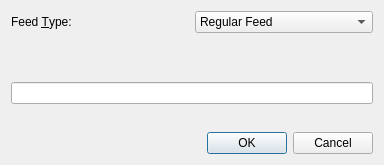
<ui version="4.0" >
 <class>Dialog</class>
 <widget class="QDialog" name="Dialog" >
  <property name="geometry" >
   <rect>
    <x>0</x>
    <y>0</y>
    <width>384</width>
    <height>165</height>
   </rect>
  </property>
  <property name="windowTitle" >
   <string>New Feed - uRSSus</string>
  </property>
  <property name="windowIcon" >
   <iconset resource="../images/icons.qrc" >
    <normaloff>:/urssus.svg</normaloff>:/urssus.svg</iconset>
  </property>
  <layout class="QVBoxLayout" name="verticalLayout" >
   <item>
    <layout class="QHBoxLayout" name="horizontalLayout" >
     <item>
      <widget class="QLabel" name="label_2" >
       <property name="text" >
        <string>Feed &amp;Type:</string>
       </property>
       <property name="buddy" >
        <cstring>feedType</cstring>
       </property>
      </widget>
     </item>
     <item>
      <widget class="QComboBox" name="feedType" >
       <item>
        <property name="text" >
         <string>Regular Feed</string>
        </property>
       </item>
       <item>
        <property name="text" >
         <string>Google News Feed</string>
        </property>
       </item>
       <item>
        <property name="text" >
         <string>Bloglines Search</string>
        </property>
       </item>
      </widget>
     </item>
    </layout>
   </item>
   <item>
    <widget class="QLabel" name="label" >
     <property name="text" >
      <string/>
     </property>
     <property name="textFormat" >
      <enum>Qt::RichText</enum>
     </property>
     <property name="wordWrap" >
      <bool>true</bool>
     </property>
    </widget>
   </item>
   <item>
    <spacer name="verticalSpacer_2" >
     <property name="orientation" >
      <enum>Qt::Vertical</enum>
     </property>
     <property name="sizeHint" stdset="0" >
      <size>
       <width>20</width>
       <height>20</height>
      </size>
     </property>
    </spacer>
   </item>
   <item>
    <widget class="QLineEdit" name="data" />
   </item>
   <item>
    <spacer name="verticalSpacer" >
     <property name="orientation" >
      <enum>Qt::Vertical</enum>
     </property>
     <property name="sizeHint" stdset="0" >
      <size>
       <width>20</width>
       <height>22</height>
      </size>
     </property>
    </spacer>
   </item>
   <item>
    <widget class="QDialogButtonBox" name="buttonBox" >
     <property name="orientation" >
      <enum>Qt::Horizontal</enum>
     </property>
     <property name="standardButtons" >
      <set>QDialogButtonBox::Cancel|QDialogButtonBox::Ok</set>
     </property>
    </widget>
   </item>
  </layout>
 </widget>
 <tabstops>
  <tabstop>data</tabstop>
  <tabstop>feedType</tabstop>
  <tabstop>buttonBox</tabstop>
 </tabstops>
 <resources>
  <include location="../images/icons.qrc" />
 </resources>
 <connections>
  <connection>
   <sender>buttonBox</sender>
   <signal>accepted()</signal>
   <receiver>Dialog</receiver>
   <slot>accept()</slot>
   <hints>
    <hint type="sourcelabel" >
     <x>248</x>
     <y>254</y>
    </hint>
    <hint type="destinationlabel" >
     <x>157</x>
     <y>274</y>
    </hint>
   </hints>
  </connection>
  <connection>
   <sender>buttonBox</sender>
   <signal>rejected()</signal>
   <receiver>Dialog</receiver>
   <slot>reject()</slot>
   <hints>
    <hint type="sourcelabel" >
     <x>316</x>
     <y>260</y>
    </hint>
    <hint type="destinationlabel" >
     <x>286</x>
     <y>274</y>
    </hint>
   </hints>
  </connection>
 </connections>
</ui>
